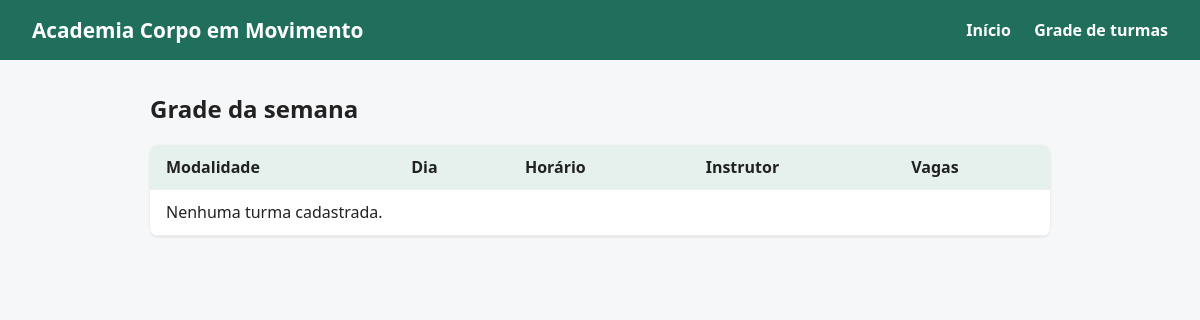
/turmas/, run on an earlier commit of the app's database.
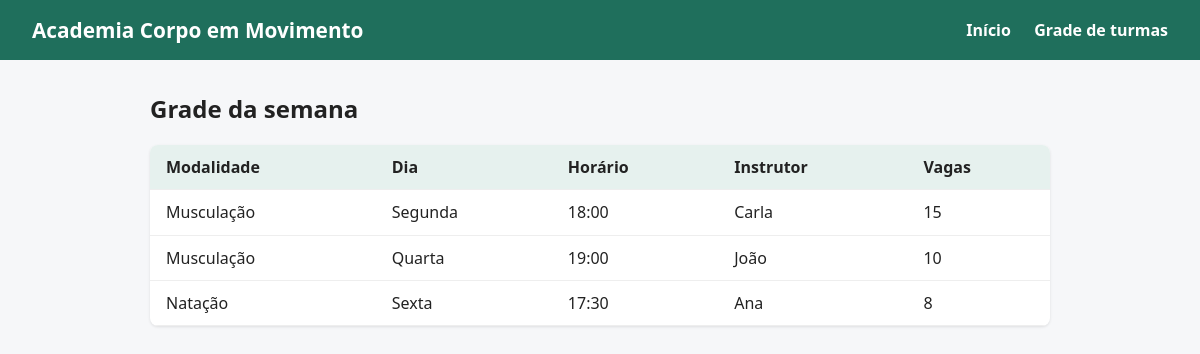
And on a later commit of the database.
### academia/models.py (models this page shows, shortened)
class Turma(models.Model):
    DIAS = [
        (0, "Segunda"),
        (1, "Terça"),
        (2, "Quarta"),
        (3, "Quinta"),
        (4, "Sexta"),
        (5, "Sábado"),
    ]
    modalidade = models.ForeignKey(
        Modalidade, on_delete=models.PROTECT, related_name="turmas"
    )
    dia_semana = models.PositiveSmallIntegerField("dia da semana", choices=DIAS)
    horario = models.TimeField("horário")  # RN05
    instrutor = models.CharField(max_length=100)
    vagas = models.PositiveIntegerField(default=10)  # RN06
    class Meta:
        ordering = ["dia_semana", "horario"]
        verbose_name = "turma"
        verbose_name_plural = "turmas"

class Modalidade(models.Model):
    nome = models.CharField(max_length=60, unique=True)  # RN07
    descricao = models.TextField("descrição", blank=True)
    ativa = models.BooleanField(default=True)
    class Meta:
        ordering = ["nome"]
        verbose_name = "modalidade"
        verbose_name_plural = "modalidades"

### academia/views.py (the view)
# urls.py: path("turmas/", views.grade, name="grade"),
def grade(request):
    turmas = Turma.objects.select_related("modalidade")
    return render(
        request, "academia/grade.html", {"academia": ACADEMIA, "turmas": turmas}
    )

### academia/templates/academia/grade.html (shortened to what this page needs)
{% extends "academia/base.html" %}
{% block conteudo %}
  <h2>Grade da semana</h2>
  <table>
    <thead>
      <tr><th>Modalidade</th><th>Dia</th><th>Horário</th><th>Instrutor</th><th>Vagas</th></tr>
    </thead>
    <tbody>
      {% for t in turmas %}
        <tr>
          <td>{{ t.modalidade.nome }}</td>
          <td>{{ t.get_dia_semana_display }}</td>
          <td>{{ t.horario|time:"H:i" }}</td>
          <td>{{ t.instrutor }}</td>
          <td>{{ t.vagas }}</td>
        </tr>
      {% empty %}
        <tr><td colspan="5">Nenhuma turma cadastrada.</td></tr>
      {% endfor %}
    </tbody>
  </table>
{% endblock %}

### academia/templates/academia/base.html (shortened to what this page needs)
<!DOCTYPE html>
<html lang="pt-br">
<head>
</head>
<body>
  <header>
    <h1>{{ academia.nome }}</h1>
    <nav>
      <a href="{% url 'home' %}">Início</a>
      <a href="{% url 'grade' %}">Grade de turmas</a>
    </nav>
  </header>
  <main>{% block conteudo %}{% endblock %}</main>
</body>
</html>

### academia/templates/academia/base.html (style rules this page uses)
body { font-family: system-ui, sans-serif; margin: 0; color: #222; background: #f6f7f9; }
header { background: #1f6f5c; color: #fff; padding: 1rem 2rem; display: flex; justify-content: space-between; align-items: center; flex-wrap: wrap; gap: .5rem; }
header h1 { margin: 0; font-size: 1.3rem; }
nav a { color: #fff; margin-left: 1.2rem; text-decoration: none; font-weight: 600; }
main { max-width: 900px; margin: 2rem auto; padding: 0 1rem; }
table { width: 100%; border-collapse: collapse; background: #fff; border-radius: 8px; overflow: hidden; box-shadow: 0 1px 3px rgba(0,0,0,.1); }
th, td { padding: .7rem 1rem; text-align: left; border-bottom: 1px solid #eee; }
th { background: #e6f1ee; }

What changed in the data, as far as the page shows it:
added Turma: modalidade.nome "Musculação", dia_semana "Segunda", horario "18:00", instrutor "Carla", vagas "15"
added Turma: modalidade.nome "Musculação", dia_semana "Quarta", horario "19:00", instrutor "João", vagas "10"
added Turma: modalidade.nome "Natação", dia_semana "Sexta", horario "17:30", instrutor "Ana", vagas "8"
Also different on the page:
text no longer shown: "Nenhuma turma cadastrada."
